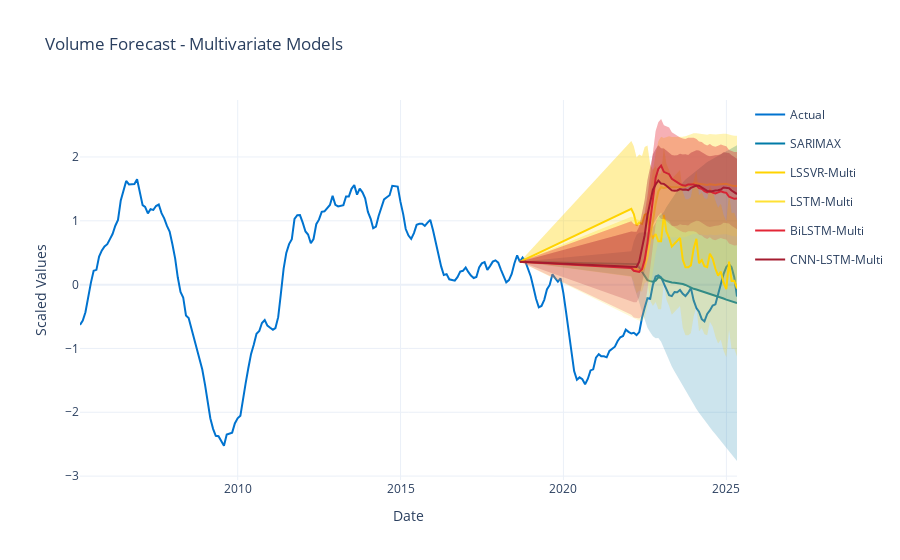

Source (notebook cell):
### Code cell
fig_multi = go.Figure()

# Actual data
fig_multi.add_trace(go.Scatter(
    x=y2_scaled.index,
    y=y2_scaled,
    mode='lines',
    name='Actual',
    line=dict(width=2, color='#0073CF'),
    legendgroup="Actual"
))

last_train_x = y2_train_scaled.index[-1]
last_train_y = y2_train_scaled.values[-1]

# Multivariate forecasts
models_multi = {
    "SARIMAX": (sarimax_forecast, sarimax_ci),
    "LSSVR-Multi": (lssvr_mv_forecast, (lssvr_mv_lower, lssvr_mv_upper)),
    "LSTM-Multi": (lstm_mv_forecast, (lstm_mv_lower, lstm_mv_upper)),
    "BiLSTM-Multi": (bilstm_mv_forecast, (bilstm_mv_lower, bilstm_mv_upper)),
    "CNN-LSTM-Multi": (cnnlstm_mv_forecast, (cnnlstm_mv_lower, cnnlstm_mv_upper))
}

colors = [
    "#007BA7",
    "#FFD300",
    "#FFE135",
    "#E32636",
    "#A51C30" 
]

for i, (name, (forecast, ci)) in enumerate(models_multi.items()):
    # Handle confidence intervals
    if isinstance(ci, tuple):
        lower, upper = np.array(ci[0]), np.array(ci[1])
    elif isinstance(ci, np.ndarray):
        lower, upper = ci[:, 0], ci[:, 1]
    else:  # DataFrame
        lower, upper = ci.iloc[:, 0].values, ci.iloc[:, 1].values

    # Forecast line
    fig_multi.add_trace(go.Scatter(
        x=[last_train_x] + list(y2_test_scaled.index),
        y=[last_train_y] + list(forecast),
        mode='lines',
        name=name,
        line=dict(color=colors[i]),
        legendgroup=name
    ))

    # Confidence interval (fill)
    fig_multi.add_trace(go.Scatter(
        x=[last_train_x] + list(y2_test_scaled.index),
        y=[last_train_y] + list(upper),
        mode='lines',
        line=dict(width=0),
        fill='tonexty',
        fillcolor=f'rgba{tuple(list(px.colors.hex_to_rgb(colors[i])) + [0.2])}',
        showlegend=False,
        legendgroup=name
    ))
    fig_multi.add_trace(go.Scatter(
        x=[last_train_x] + list(y2_test_scaled.index),
        y=[last_train_y] + list(lower),
        mode='lines',
        line=dict(width=0),
        fill='tonexty',
        fillcolor=f'rgba{tuple(list(px.colors.hex_to_rgb(colors[i])) + [0.2])}',
        showlegend=False,
        legendgroup=name
    ))

fig_multi.update_layout(
    title='Volume Forecast - Multivariate Models',
    xaxis_title='Date',
    yaxis_title='Scaled Values',
    template='plotly_white'
)

fig_multi.show()
